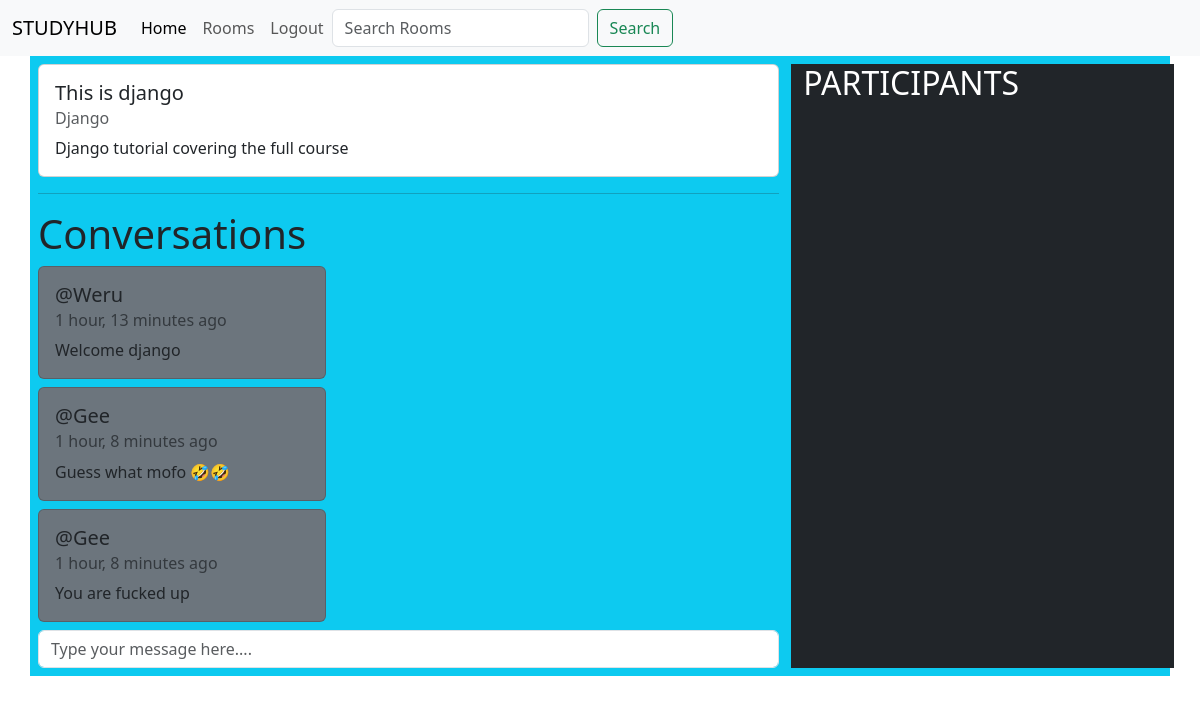
Page /room/10/ (signed in) on the committed database.
### room/models.py (models this page shows, shortened)
class Room(models.Model):
    host =models.ForeignKey(User, on_delete=models.SET_NULL, null=True)
    topic = models.ForeignKey(Topic , on_delete=models.SET_NULL, null=True)
    name = models.CharField(max_length=200)
    description = models.TextField( null=True , blank=True)
    participants = models.ManyToManyField(User, related_name='participants', blank=True)
    updated = models.DateField(auto_now=True)
    created = models.DateTimeField(auto_now_add=True)
    class Meta:
        ordering = ['-updated', '-created']

class Topic(models.Model):
    name = models.CharField(max_length=200)
    def __str__(self):
        return self.name

class Message(models.Model):
    user= models.ForeignKey(User ,on_delete=models.CASCADE)
    room = models.ForeignKey(Room, on_delete=models.CASCADE)
    body = models.TextField()
    updated = models.DateField(auto_now=True)
    created = models.DateTimeField(auto_now_add=True)

### room/views.py (the view, shortened to what this page needs)
# urls.py: path('room/<str:pk>/', views.get_room, name='room'),
@login_required(login_url='login')
def get_room(request,pk):
    room = Room.objects.get(id=pk)
    room_messages = room.message_set.all()
    context = {'room':room, 'room_messages':room_messages}
    return render(request ,'components/room.html',context )

### templates/components/room.html (shortened to what this page needs)
{% extends 'base.html' %} {% block content %}
<div class="container bg-info p-2">
  <div class="row">
    <div class="col-md-8">
      <div class="card" style="width: 100%">
        <div class="card-body">
          <h5 class="card-title">{{room.name}}</h5>
          <h6 class="card-subtitle mb-2 text-body-secondary">{{room.topic}}</h6>
          <p class="card-text">{{room.description}}</p>
        </div>
      </div>
      <hr />
      <div>
        <h1>Conversations</h1>
        {% for message in room_messages %}
        <div class="card mt-2 bg-secondary" style="width: 18rem">
          <div class="card-body">
            <h5 class="card-title">@{{message.user}}</h5>
            <h6 class="card-subtitle mb-2 text-body-secondary">
              {{message.created|timesince}} ago
            </h6>
            <p class="card-text">{{message.body}}</p>
          </div>
        </div>
        {% endfor %}
        {% if request.user.is_authenticated %}
        <div class="mt-2">
          <form action="" method="post">
            <input class="form-control" name="body" type="text" placeholder="Type your message here...."/>
          </form>
        </div>
        {% endif %}
      </div>
    </div>
    <div class="col-md-4 bg-dark">
      <h2 class="text-white">PARTICIPANTS</h2>
    </div>
  </div>
</div>
{% endblock %}

### rows in the picture
Room: name "This is django", topic "Django", description "Django tutorial covering the full course"
Message: user "Weru", created "1 hour, 13 minutes", body "Welcome django"
Message: user "Gee", created "1 hour, 8 minutes", body "Guess what mofo 🤣🤣"
Message: user "Gee", created "1 hour, 8 minutes", body "You are fucked up"
